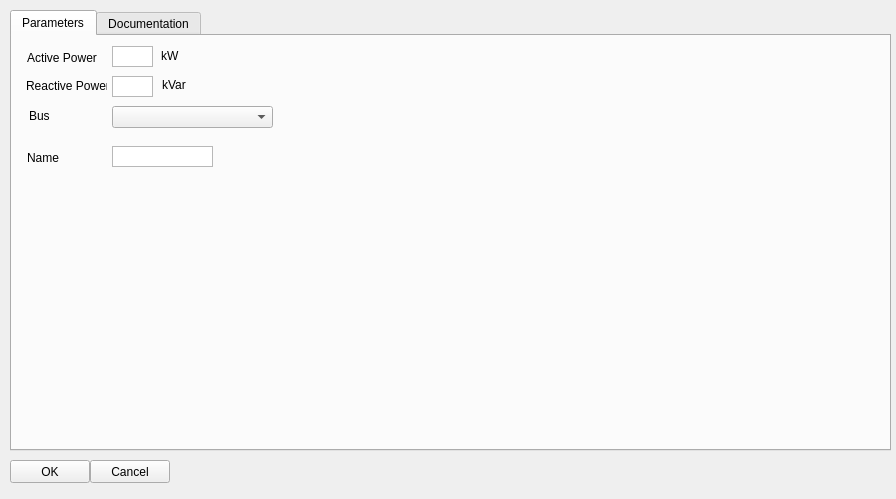
<?xml version="1.0" encoding="UTF-8"?>
<ui version="4.0">
 <class>Form</class>
 <widget class="QWidget" name="Form">
  <property name="geometry">
   <rect>
    <x>0</x>
    <y>0</y>
    <width>896</width>
    <height>499</height>
   </rect>
  </property>
  <property name="windowTitle">
   <string>Load</string>
  </property>
  <widget class="QPushButton" name="cancel">
   <property name="geometry">
    <rect>
     <x>90</x>
     <y>460</y>
     <width>80</width>
     <height>23</height>
    </rect>
   </property>
   <property name="text">
    <string>Cancel</string>
   </property>
  </widget>
  <widget class="QPushButton" name="ok">
   <property name="geometry">
    <rect>
     <x>10</x>
     <y>460</y>
     <width>80</width>
     <height>23</height>
    </rect>
   </property>
   <property name="text">
    <string>OK</string>
   </property>
  </widget>
  <widget class="QTabWidget" name="tabWidget">
   <property name="geometry">
    <rect>
     <x>10</x>
     <y>10</y>
     <width>881</width>
     <height>441</height>
    </rect>
   </property>
   <property name="currentIndex">
    <number>0</number>
   </property>
   <widget class="QWidget" name="tab">
    <attribute name="title">
     <string>Parameters</string>
    </attribute>
    <widget class="QLabel" name="vn_kv_label">
     <property name="geometry">
      <rect>
       <x>15</x>
       <y>14</y>
       <width>121</width>
       <height>16</height>
      </rect>
     </property>
     <property name="text">
      <string>Active Power</string>
     </property>
    </widget>
    <widget class="QTextEdit" name="p_kw">
     <property name="geometry">
      <rect>
       <x>100</x>
       <y>10</y>
       <width>41</width>
       <height>21</height>
      </rect>
     </property>
     <property name="inputMethodHints">
      <set>Qt::ImhDigitsOnly</set>
     </property>
     <property name="verticalScrollBarPolicy">
      <enum>Qt::ScrollBarAlwaysOff</enum>
     </property>
     <property name="acceptRichText">
      <bool>true</bool>
     </property>
    </widget>
    <widget class="QLabel" name="name_label">
     <property name="geometry">
      <rect>
       <x>14</x>
       <y>40</y>
       <width>81</width>
       <height>20</height>
      </rect>
     </property>
     <property name="text">
      <string>Reactive Power</string>
     </property>
    </widget>
    <widget class="QTextEdit" name="q_kvar">
     <property name="geometry">
      <rect>
       <x>100</x>
       <y>40</y>
       <width>41</width>
       <height>21</height>
      </rect>
     </property>
     <property name="inputMethodHints">
      <set>Qt::ImhNone</set>
     </property>
     <property name="verticalScrollBarPolicy">
      <enum>Qt::ScrollBarAlwaysOff</enum>
     </property>
    </widget>
    <widget class="QLabel" name="vn_kv_label_2">
     <property name="geometry">
      <rect>
       <x>149</x>
       <y>15</y>
       <width>121</width>
       <height>10</height>
      </rect>
     </property>
     <property name="text">
      <string>kW</string>
     </property>
    </widget>
    <widget class="QLabel" name="vn_kv_label_3">
     <property name="geometry">
      <rect>
       <x>150</x>
       <y>44</y>
       <width>121</width>
       <height>10</height>
      </rect>
     </property>
     <property name="text">
      <string>kVar</string>
     </property>
    </widget>
    <widget class="QComboBox" name="bus">
     <property name="geometry">
      <rect>
       <x>100</x>
       <y>70</y>
       <width>161</width>
       <height>22</height>
      </rect>
     </property>
    </widget>
    <widget class="QLabel" name="name_label_2">
     <property name="geometry">
      <rect>
       <x>17</x>
       <y>70</y>
       <width>81</width>
       <height>20</height>
      </rect>
     </property>
     <property name="text">
      <string>Bus</string>
     </property>
    </widget>
    <widget class="QLabel" name="vn_kv_label_5">
     <property name="geometry">
      <rect>
       <x>15</x>
       <y>114</y>
       <width>121</width>
       <height>16</height>
      </rect>
     </property>
     <property name="text">
      <string>Name</string>
     </property>
    </widget>
    <widget class="QTextEdit" name="name">
     <property name="geometry">
      <rect>
       <x>100</x>
       <y>110</y>
       <width>101</width>
       <height>21</height>
      </rect>
     </property>
     <property name="inputMethodHints">
      <set>Qt::ImhDigitsOnly</set>
     </property>
     <property name="verticalScrollBarPolicy">
      <enum>Qt::ScrollBarAlwaysOff</enum>
     </property>
     <property name="acceptRichText">
      <bool>true</bool>
     </property>
    </widget>
   </widget>
   <widget class="QWidget" name="tab_2">
    <attribute name="title">
     <string>Documentation</string>
    </attribute>
    <widget class="QWidget" name="verticalLayoutWidget_2">
     <property name="geometry">
      <rect>
       <x>640</x>
       <y>20</y>
       <width>211</width>
       <height>401</height>
      </rect>
     </property>
     <layout class="QVBoxLayout" name="elementView"/>
    </widget>
    <widget class="QWidget" name="verticalLayoutWidget">
     <property name="geometry">
      <rect>
       <x>10</x>
       <y>30</y>
       <width>621</width>
       <height>381</height>
      </rect>
     </property>
     <layout class="QVBoxLayout" name="docsView"/>
    </widget>
   </widget>
  </widget>
 </widget>
 <resources/>
 <connections/>
</ui>
